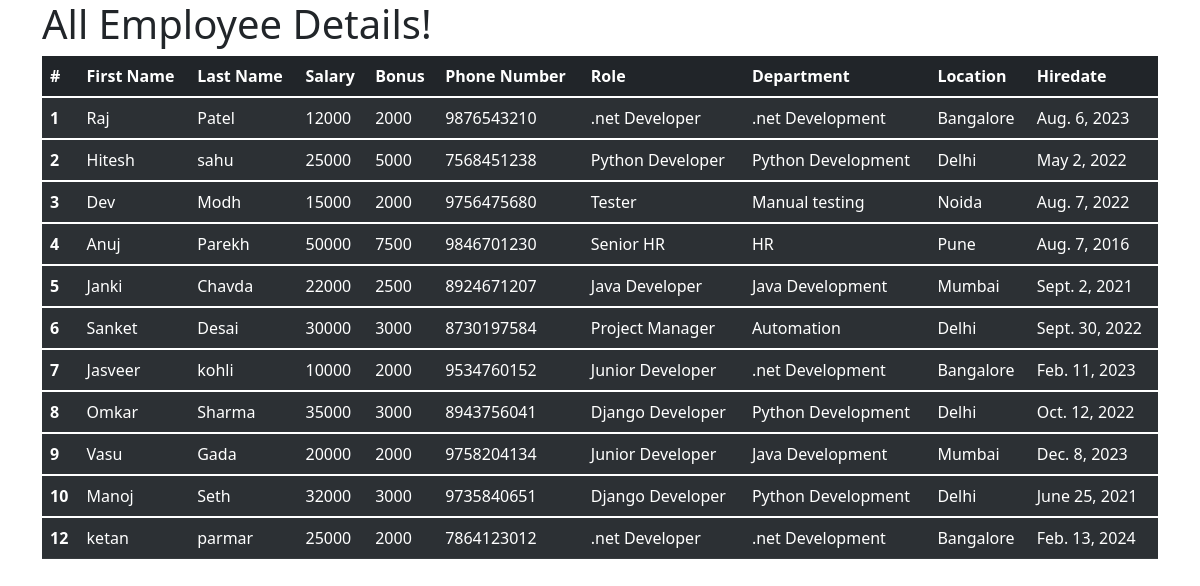
The app's page /all_emp with its own data.
### emp_app/models.py (models this page shows, shortened)
class Employee(models.Model):
    first_name = models.CharField(max_length=100, null=False)
    last_name = models.CharField(max_length=100, null=False)
    dept = models.ForeignKey(Department, on_delete=models.CASCADE)
    salary = models.IntegerField(default=0)
    bonus = models.IntegerField(default=0)
    role = models.ForeignKey(Role, on_delete=models.CASCADE)
    phone = models.IntegerField(default=0)
    hire_date = models.DateField()

class Role(models.Model):
    name = models.CharField(max_length=100, null=False)

class Department(models.Model):
    name =  models.CharField(max_length=100, null=False)
    location = models.CharField(max_length=100)

### emp_app/views.py (the view)
# urls.py: path('all_emp',views.all_emp, name='all_emp'),
def all_emp(request):
    emps = Employee.objects.all()
    context = {
        'emps':emps
    }
    return render(request, 'view_all_emp.html', context)

### emp_app/templates/view_all_emp.html (shortened to what this page needs)
<!DOCTYPE html>
<html lang="en">
<head>
    <link href="https://cdn.jsdelivr.net/npm/bootstrap@5.1.3/dist/css/bootstrap.min.css" rel="stylesheet"
>
</head>
<body>
    <div class="container">
        <h1>All Employee Details!</h1>
        <table class="table table-dark table-striped">
            <thead>
                <tr>
                    <th scope="col">#</th>
                    <th scope="col">First Name</th>
                    <th scope="col">Last Name</th>
                    <th scope="col">Salary</th>
                    <th scope="col">Bonus</th>
                    <th scope="col">Phone Number</th>
                    <th scope="col">Role</th>
                    <th scope="col">Department</th>
                    <th scope="col">Location</th>
                    <th scope="col">Hiredate</th>
                </tr>
            </thead>
            {% for emp in emps %}
            <tbody>
                <tr>
                    <th scope="row">{{emp.id}}</th>
                    <td>{{emp.first_name}}</td>
                    <td>{{emp.last_name}}</td>
                    <td>{{emp.salary}}</td>
                    <td>{{emp.bonus}}</td>
                    <td>{{emp.phone}}</td>
                    <td>{{emp.role.name}}</td>
                    <td>{{emp.dept.name}}</td>
                    <td>{{emp.dept.location}}</td>
                    <td>{{emp.hire_date}}</td>
                </tr>
            </tbody>
            {% endfor %}
        </table>
</body>
</body>
</html>

### records on screen
Employee: id "1", first_name "Raj", last_name "Patel", salary "12000", bonus "2000", phone "9876543210", role.name ".net Developer", dept.name ".net Development", dept.location "Bangalore", hire_date "Aug. 6, 2023"
Employee: id "2", first_name "Hitesh", last_name "sahu", salary "25000", bonus "5000", phone "7568451238", role.name "Python Developer", dept.name "Python Development", dept.location "Delhi", hire_date "May 2, 2022"
Employee: id "3", first_name "Dev", last_name "Modh", salary "15000", bonus "2000", phone "9756475680", role.name "Tester", dept.name "Manual testing", dept.location "Noida", hire_date "Aug. 7, 2022"
Employee: id "4", first_name "Anuj", last_name "Parekh", salary "50000", bonus "7500", phone "9846701230", role.name "Senior HR", dept.name "HR", dept.location "Pune", hire_date "Aug. 7, 2016"
Employee: id "5", first_name "Janki", last_name "Chavda", salary "22000", bonus "2500", phone "8924671207", role.name "Java Developer", dept.name "Java Development", dept.location "Mumbai", hire_date "Sept. 2, 2021"
Employee: id "6", first_name "Sanket", last_name "Desai", salary "30000", bonus "3000", phone "8730197584", role.name "Project Manager", dept.name "Automation", dept.location "Delhi", hire_date "Sept. 30, 2022"
Employee: id "7", first_name "Jasveer", last_name "kohli", salary "10000", bonus "2000", phone "9534760152", role.name "Junior Developer", dept.name ".net Development", dept.location "Bangalore", hire_date "Feb. 11, 2023"
Employee: id "8", first_name "Omkar", last_name "Sharma", salary "35000", bonus "3000", phone "8943756041", role.name "Django Developer", dept.name "Python Development", dept.location "Delhi", hire_date "Oct. 12, 2022"
Employee: id "9", first_name "Vasu", last_name "Gada", salary "20000", bonus "2000", phone "9758204134", role.name "Junior Developer", dept.name "Java Development", dept.location "Mumbai", hire_date "Dec. 8, 2023"
Employee: id "10", first_name "Manoj", last_name "Seth", salary "32000", bonus "3000", phone "9735840651", role.name "Django Developer", dept.name "Python Development", dept.location "Delhi", hire_date "June 25, 2021"
Employee: id "12", first_name "ketan", last_name "parmar", salary "25000", bonus "2000", phone "7864123012", role.name ".net Developer", dept.name ".net Development", dept.location "Bangalore", hire_date "Feb. 13, 2024"
